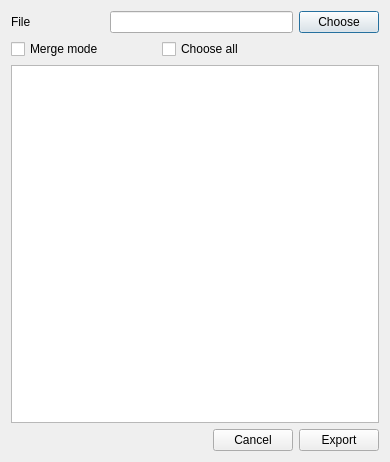
<?xml version="1.0" encoding="UTF-8"?>
<ui version="4.0">
 <class>ExportToFLRDialog</class>
 <widget class="QDialog" name="ExportToFLRDialog">
  <property name="geometry">
   <rect>
    <x>0</x>
    <y>0</y>
    <width>390</width>
    <height>462</height>
   </rect>
  </property>
  <property name="sizePolicy">
   <sizepolicy hsizetype="Fixed" vsizetype="Fixed">
    <horstretch>0</horstretch>
    <verstretch>0</verstretch>
   </sizepolicy>
  </property>
  <property name="windowTitle">
   <string>ExportToFLRDialog</string>
  </property>
  <layout class="QGridLayout" name="gridLayout">
   <item row="0" column="1" colspan="3">
    <widget class="QLineEdit" name="filePathLineEdit"/>
   </item>
   <item row="2" column="0" colspan="5">
    <widget class="QListWidget" name="curveList"/>
   </item>
   <item row="0" column="0">
    <widget class="QLabel" name="fileLabel">
     <property name="sizePolicy">
      <sizepolicy hsizetype="Minimum" vsizetype="Maximum">
       <horstretch>0</horstretch>
       <verstretch>0</verstretch>
      </sizepolicy>
     </property>
     <property name="text">
      <string>File</string>
     </property>
    </widget>
   </item>
   <item row="0" column="4">
    <widget class="QPushButton" name="choosePathButton">
     <property name="text">
      <string>Choose</string>
     </property>
    </widget>
   </item>
   <item row="1" column="0">
    <widget class="QCheckBox" name="mergeModeCheckbox">
     <property name="enabled">
      <bool>true</bool>
     </property>
     <property name="sizePolicy">
      <sizepolicy hsizetype="Preferred" vsizetype="Fixed">
       <horstretch>0</horstretch>
       <verstretch>0</verstretch>
      </sizepolicy>
     </property>
     <property name="text">
      <string>Merge mode</string>
     </property>
    </widget>
   </item>
   <item row="4" column="4">
    <widget class="QPushButton" name="exportButton">
     <property name="text">
      <string>Export</string>
     </property>
    </widget>
   </item>
   <item row="4" column="3">
    <widget class="QPushButton" name="cancelButton">
     <property name="text">
      <string>Cancel</string>
     </property>
    </widget>
   </item>
   <item row="1" column="2" colspan="2">
    <widget class="QCheckBox" name="chooseAllCheckbox">
     <property name="enabled">
      <bool>true</bool>
     </property>
     <property name="sizePolicy">
      <sizepolicy hsizetype="Preferred" vsizetype="Fixed">
       <horstretch>0</horstretch>
       <verstretch>0</verstretch>
      </sizepolicy>
     </property>
     <property name="text">
      <string>Choose all</string>
     </property>
    </widget>
   </item>
  </layout>
 </widget>
 <layoutdefault spacing="6" margin="11"/>
 <resources/>
 <connections/>
</ui>
